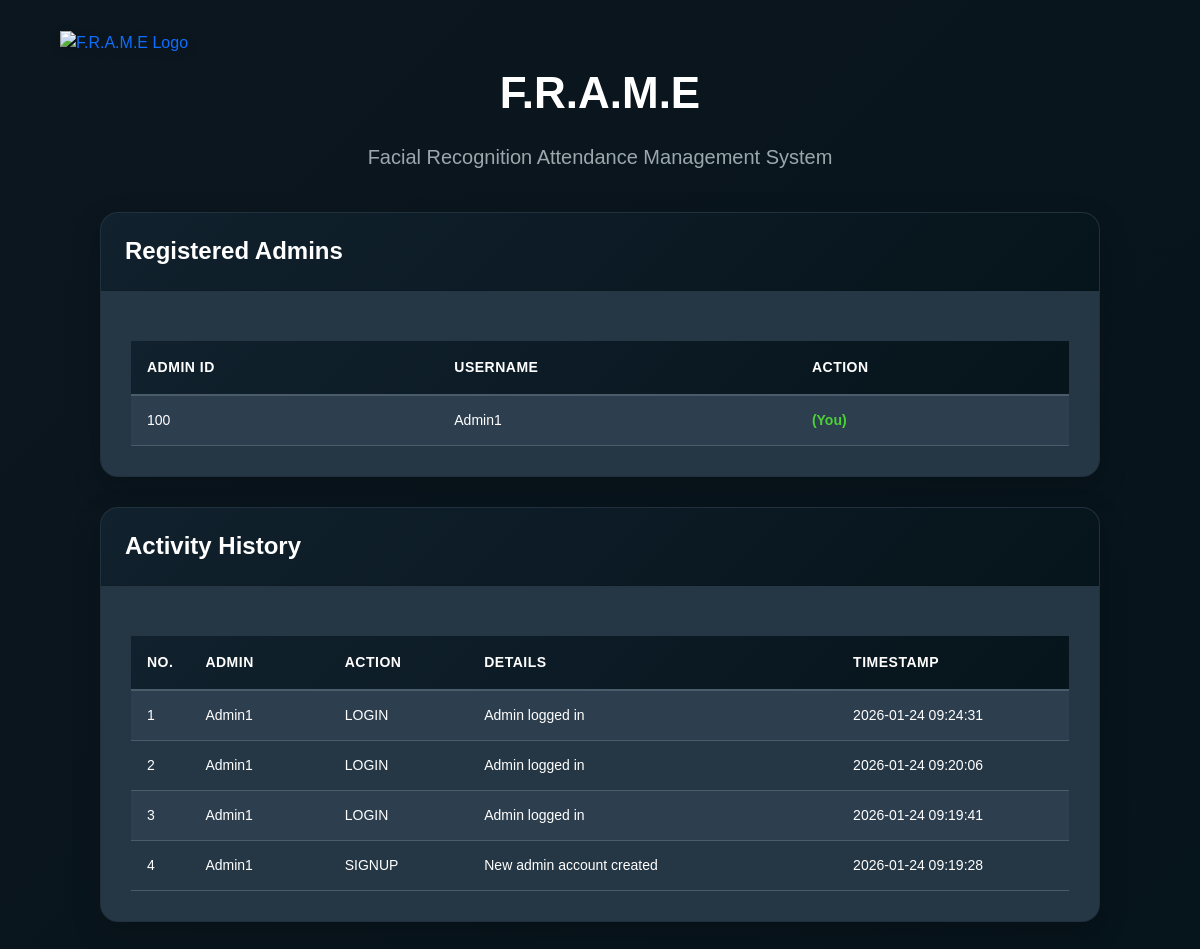
Page /adminlog (signed in) on the committed database.
### tables this page shows
CREATE TABLE admin_signup (
            admin_id TEXT PRIMARY KEY,
            username TEXT NOT NULL,
            password TEXT NOT NULL
        );

CREATE TABLE admin_action_log (
            id INTEGER PRIMARY KEY AUTOINCREMENT,
            admin_id TEXT NOT NULL,
            username TEXT,
            action TEXT NOT NULL,
            details TEXT,
            timestamp TEXT DEFAULT CURRENT_TIMESTAMP,
            FOREIGN KEY (admin_id) REFERENCES admin_signup(admin_id)
        );

### app.py (the view)
@app.route('/adminlog')
def adminlog():
    if 'admin' not in session:
        return render_template('LogInForm.html', mess="Please log in first.")
    conn = get_db()
    cur = conn.cursor()
    cur.execute("SELECT * FROM admin_signup")
    all_admins = cur.fetchall()
    cur.execute("""
        SELECT l.admin_id, s.username, l.action, l.details, l.timestamp
        FROM admin_action_log l
        LEFT JOIN admin_signup s ON l.admin_id = s.admin_id
        ORDER BY l.id DESC
    """)
    logs = cur.fetchall()
    conn.close()
    admin_ids = [log['admin_id'] for log in logs]
    usernames = [log['username'] if log['username'] else 'Deleted Admin' for log in logs]
    actions = [log['action'] for log in logs]
    details = [log['details'] for log in logs]
    timestamps = [log['timestamp'] for log in logs]
    return render_template('AdminLog.html',
                           admin_ids=admin_ids,
                           usernames=usernames,
                           actions=actions,
                           details=details,
                           timestamps=timestamps,
                           l=len(logs),
                           all_admins=all_admins,
                           current_admin=session['admin'])

### app.py (called while the page is built)
def get_db():
    conn = sqlite3.connect(DATABASE)
    conn.row_factory = sqlite3.Row  # This makes rows accessible like dictionaries
    return conn

@app.before_request
def before_request():
    g.user = None
    if 'admin' in session:
        print(f"[DEBUG] Session admin found: {session['admin']}")
        conn = get_db()
        cur = conn.cursor()
        cur.execute("SELECT 1 FROM admin_signup WHERE admin_id = ?", (session['admin'],))
        admin_exists = cur.fetchone()
        conn.close()
        if admin_exists:
            g.user = session['admin']
        else:
            session.pop('admin', None)
            if request.endpoint and 'static' not in request.endpoint:
                return redirect(url_for('home'))

### templates/AdminLog.html (shortened to what this page needs)
<!DOCTYPE html>
<html lang="en">
<head>
  <link href="https://cdn.jsdelivr.net/npm/bootstrap@5.0.2/dist/css/bootstrap.min.css" rel="stylesheet"
>
</head>
<body>
  <div class="logo-container">
    <a href="/" class="logo-link" title="Go to Home">
      <img src="static/images/favicon.png" alt="F.R.A.M.E Logo">
    </a>
  </div>
  <div class="page-header">
    <div class="page-title">F.R.A.M.E</div>
    <div class="page-subtitle">Facial Recognition Attendance Management System</div>
  </div>
  <div class="container-wrapper">
    <div class="card" style="margin-bottom: 30px;">
      <div class="card-header">
        <h2>Registered Admins</h2>
      </div>
      <div class="card-body">
        {% if all_admins %}
        <table>
          <thead>
            <tr>
              <th>Admin ID</th>
              <th>Username</th>
              <th>Action</th>
            </tr>
          </thead>
          <tbody>
            {% for admin in all_admins %}
            <tr>
              <td>{{ admin['admin_id'] }}</td>
              <td>{{ admin['username'] }}</td>
              <td>
                {% if admin['admin_id'] == current_admin %}
                <span style="color: #4cd137; font-weight: bold;">(You)</span>
                {% endif %}
              </td>
            </tr>
            {% endfor %}
          </tbody>
        </table>
        {% else %}
        <div class="no-data">No admins found.</div>
        {% endif %}
      </div>
    </div>
    <div class="card">
      <div class="card-header">
        <h2>Activity History</h2>
      </div>
      <div class="card-body">
        {% if l >= 1 %}
        <table>
          <thead>
            <tr>
              <th width="5%">No.</th>
              <th width="15%">Admin</th>
              <th width="15%">Action</th>
              <th width="40%">Details</th>
              <th width="25%">Timestamp</th>
            </tr>
          </thead>
          <tbody>
            {% for i in range(l) %}
            <tr>
              <td>{{ i+1 }}</td>
              <td>{{ usernames[i] }}</td>
              <td>{{ actions[i] }}</td>
              <td>{{ details[i] }}</td>
              <td>{{ timestamps[i] }}</td>
            </tr>
            {% endfor %}
          </tbody>
        </table>
        {% else %}
        <div class="no-data">No admin logs found.</div>
        {% endif %}
      </div>
    </div>
  </div>
</body>
</html>

### templates/AdminLog.html (style rules this page uses)
* { margin: 0; padding: 0; box-sizing: border-box; }
body { font-family: "Poppins", sans-serif; background: linear-gradient(135deg, #0c161f 0%, #06141B 100%); min-height: 100vh; color: #ffffff; padding: 40px 20px; }
.logo-container { position: absolute; top: 30px; left: 60px; z-index: 10; }
.logo-link { display: inline-block; text-decoration: none; transition: all 0.3s ease; }
.logo-link img { width: 50px; height: 50px; object-fit: contain; transition: transform 0.3s ease; filter: drop-shadow(0 2px 4px rgba(0, 0, 0, 0.2)); }
.page-header { text-align: center; margin-bottom: 40px; animation: slideInDown 0.6s ease-out; margin-top: 20px; }
.page-title { font-size: 44px; font-weight: 700; color: white; margin-bottom: 16px; }
.page-subtitle { font-size: 20px; color: #9BA8AB; }
.container-wrapper { max-width: 1000px; margin: 0 auto; }
.card { background: #253745; border-radius: 18px; box-shadow: 0 10px 30px rgba(0, 0, 0, 0.2); overflow: hidden; animation: slideInUp 0.6s ease-out 0.2s both; }
.card-header { background: linear-gradient(135deg, #11212D 0%, #06141B 100%); padding: 24px; color: white; }
.card-header h2 { font-size: 24px; font-weight: 700; margin: 0; }
.card-body { padding: 30px; }
table { width: 100%; border-collapse: collapse; margin-top: 20px; }
thead { background: linear-gradient(135deg, #11212D 0%, #06141B 100%); border-bottom: 2px solid #4A5C6A; }
th { padding: 16px; text-align: left; font-weight: 700; color: #ffffff; font-size: 14px; text-transform: uppercase; letter-spacing: 0.5px; }
td { padding: 14px 16px; border-bottom: 1px solid #4A5C6A; font-size: 14px; color: #ffffff; }
tbody tr { transition: background-color 0.3s ease; background-color: #2d3e4f; }
tbody tr:nth-child(even) { background-color: #253745; }

### rows in the picture
admin_signup: admin_id "100", username "Admin1", shows "(You)", username "Admin1" "Admin1" "Admin1" "Admin1"
admin_action_log: action "LOGIN", details "Admin logged in", timestamp "2026-01-24 09:24:31"
admin_action_log: action "LOGIN", details "Admin logged in", timestamp "2026-01-24 09:20:06"
admin_action_log: action "LOGIN", details "Admin logged in", timestamp "2026-01-24 09:19:41"
admin_action_log: action "SIGNUP", details "New admin account created", timestamp "2026-01-24 09:19:28"

### other values in the picture
{{ i+1 }} "1" "2" "3" "4"
